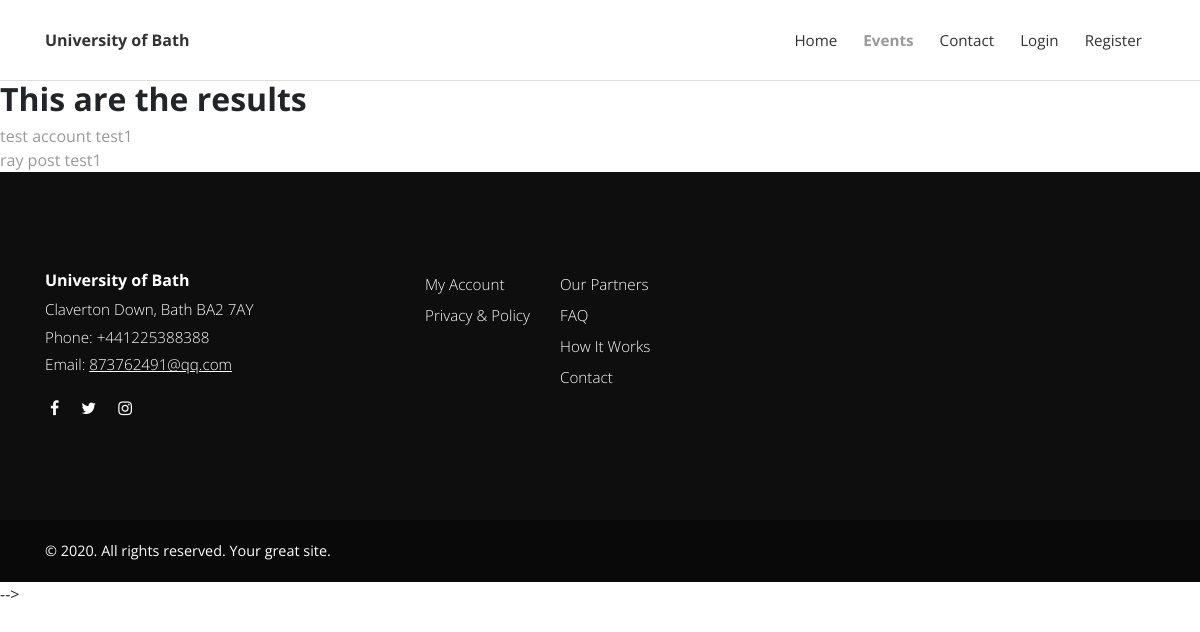
/search/, run on an earlier commit of the app's database.
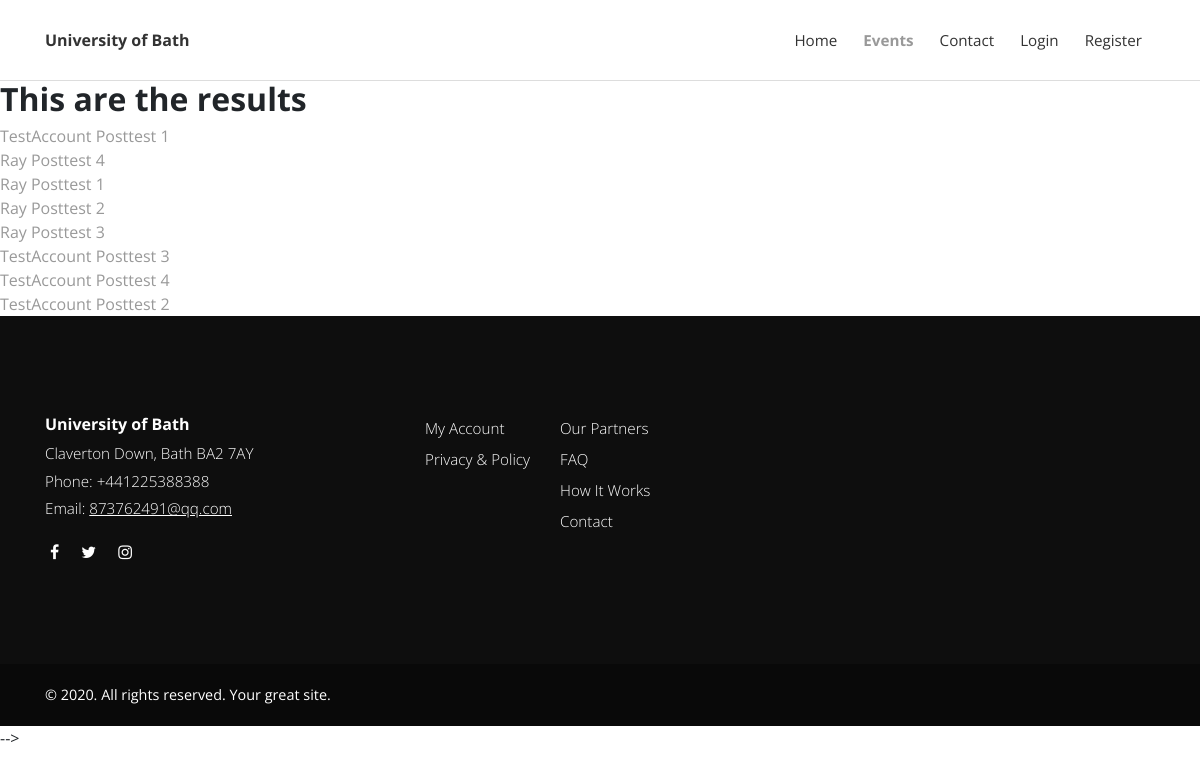
And on a later commit of the database.
### posts/models.py (models this page shows, shortened)
class Post(models.Model):
    categories = models.ManyToManyField(Category)
    title = models.CharField(max_length=100)
    overview = models.TextField()
    author = models.ForeignKey(Profile, on_delete=models.CASCADE)
    timestamp = models.DateTimeField(auto_now_add=True) # when it created
    comment_count = models.IntegerField(default=0)
    view_count = models.IntegerField(default=0)
    thumbnail = models.ImageField(default='default_thumbnail.jpeg')
    content = HTMLField()
    featured = models.BooleanField(default=True)
    previous_post = models.ForeignKey('self', related_name='previous', on_delete=models.SET_NULL, blank=True, null=True)
    next_post = models.ForeignKey('self', related_name='next', on_delete=models.SET_NULL, blank=True, null=True)
    def get_absolute_url(self):
        return reverse('post-detail', kwargs={
            'id': self.id
        })

### posts/views.py (the view)
# urls.py: path('search/', search, name='search'),
def search(request):
    queryset = Post.objects.all()
    query = request.GET.get('q')
    if query:
        queryset = queryset.filter(
            Q(title__icontains=query)|  # or
            Q(overview__icontains=query)
        ).distinct()  # if the same post, only get one
    context = {
        'queryset': queryset
    }
    return render(request, 'search_results.html', context)

### templates/search_results.html
{% extends "base.html"%}
{% load static %}
{% block content %}
<h2>This are the results</h2>
{% for post in queryset %}
<a href="{{post.get_absolute_url}}">{{post.title}}</a>
<br>
{% endfor %}
{% endblock %}

### templates/base.html (shortened to what this page needs)
<!DOCTYPE html>
<html>
{% include "head.html" %}
<body>
    {% include "header.html" %}
    {% block content %}
    {% endblock content %}
    {% include "footer.html" %}
    {% include "scripts.html" %}
</body>
</html>

### templates/head.html (shortened to what this page needs)
{% load static %}
<head>
    <link rel="stylesheet" href="{% static 'vendor/bootstrap/css/bootstrap.min.css' %}">
    <link rel="stylesheet" href="{% static 'vendor/font-awesome/css/font-awesome.min.css' %}">
    <link rel="stylesheet" href="{% static 'css/fontastic.css' %}">
    <link rel="stylesheet" href="{% static 'vendor/@fancyapps/fancybox/jquery.fancybox.min.css' %}">
    <link rel="stylesheet" href="{% static 'css/style.default.css' %}" id="theme-stylesheet">
    <link rel="stylesheet" href="{% static 'css/custom.css' %}">
    <link rel="stylesheet" href="{% static 'css/github.css' %}">
</head>

### templates/header.html (shortened to what this page needs)
    <header class="header">
      <nav class="navbar navbar-expand-lg">
        <div class="container">
          <div class="navbar-header d-flex align-items-center justify-content-between">
            <a href="{% url 'blog-home' %}" class="navbar-brand">University of Bath</a>
          </div>
          <div id="navbarcollapse" class="collapse navbar-collapse">
            <ul class="navbar-nav ml-auto">
              <li class="nav-item"><a href="{% url 'blog-home' %}" class="nav-link ">Home</a></li>
              <li class="nav-item"><a href="{% url 'post-list' %}" class="nav-link active ">Events</a></li>
              <li class="nav-item"><a href="{% url 'contact' %}" class="nav-link ">Contact</a></li>
              {% if user.is_authenticated %}
                <li class="nav-item"><a href="{% url 'post-create' %}" class="nav-link ">Post</a></li>
                <li class="nav-item"><a href="{% url 'profile' %}" class="nav-link ">Profile</a></li>
                <li class="nav-item"><a href="{% url 'logout' %}" class="nav-link ">Logout</a></li>
              {% else %}
                <li class="nav-item"><a href="{% url 'login' %}" class="nav-link ">Login</a></li>
                <li class="nav-item"><a href="{% url 'register' %}" class="nav-link ">Register</a></li>
              {% endif %}
            </ul>
          </div>
        </div>
      </nav>
    </header>

### templates/footer.html
{% load static %}
    <footer class="main-footer">
      <div class="container">
        <div class="row">
          <div class="col-md-4">
            <div class="logo">
              <h6 class="text-white">University of Bath</h6>
            </div>
            <div class="contact-details">
              <p>Claverton Down, Bath BA2 7AY</p>
              <p>Phone: +441225388388</p>
              <p>Email: <a href="mailto:873762491@qq.com">873762491@qq.com</a></p>
              <ul class="social-menu">
                <li class="list-inline-item"><a href="#"><i class="fa fa-facebook"></i></a></li>
                <li class="list-inline-item"><a href="#"><i class="fa fa-twitter"></i></a></li>
                <li class="list-inline-item"><a href="#"><i class="fa fa-instagram"></i></a></li>
              </ul>
            </div>
          </div>
          <div class="col-md-4">
            <div class="menus d-flex">
              <ul class="list-unstyled">
                <li> <a href="#">My Account</a></li>
                <li> <a href="#">Privacy &amp; Policy</a></li>
              </ul>
              <ul class="list-unstyled">
                <li> <a href="#">Our Partners</a></li>
                <li> <a href="#">FAQ</a></li>
                <li> <a href="#">How It Works</a></li>
                <li> <a href="#">Contact</a></li>
              </ul>
            </div>
          </div>
        </div>
      </div>
      <div class="copyrights">
        <div class="container">
          <div class="row">
            <div class="col-md-6">
              <p>&copy; 2020. All rights reserved. Your great site.</p>
            </div>
          </div>
        </div>
      </div>
    </footer>

### templates/scripts.html (shortened to what this page needs)
{% load static %}
-->

### static_in_env/css/style.default.css (style rules this page uses)
body { overflow-x: hidden; }
a, i, span { display: inline-block; text-decoration: none; -webkit-transition: all 0.3s; transition: all 0.3s; }
a i { -webkit-transition: none; transition: none; }
ul { margin: 0; padding: 0; }
.text-white { color: #fff; }
h1, h2, h3, h4, h5, h6 { margin-bottom: 15px; }
.navbar { background: #fff; padding-top: 20px !important; padding-bottom: 20px !important; z-index: 9998; border-bottom: 1px solid #ddd; }
.navbar .navbar-nav a.nav-link { color: #333; margin: 0 5px; font-weight: 400; font-size: 0.95em; }
.navbar .navbar-nav a.nav-link.active { color: #999; font-weight: bold; }
footer.main-footer { background: #0e0e0e; padding: 100px 0 0; color: #fff; }
footer.main-footer .contact-details p { font-weight: 300; color: #fff; margin-bottom: 5px; font-size: 0.95em; }
footer.main-footer .contact-details a { text-decoration: underline; margin-bottom: 0; }
footer.main-footer a { color: inherit; font-weight: 300; margin-bottom: 7px; }
footer.main-footer ul { margin-right: 30px; }
footer.main-footer .list-unstyled a { font-size: 0.95em; }
footer.main-footer .copyrights { background: #090909; margin-top: 100px; padding: 20px 0; font-size: 0.9em; }
footer.main-footer .copyrights * { margin-bottom: 0; }
footer.main-footer .social-menu { margin-top: 20px; }
footer.main-footer .social-menu li { padding: 0 5px; }
.navbar { padding: 0.5rem 1rem; }
.navbar-brand { display: inline-block; padding-top: 0.5rem; padding-bottom: 0.5rem; margin-right: 1rem; font-size: 1rem; color: #333; font-weight: bold; }
body { font-family: "Open Sans", sans-serif; font-size: 1rem; font-weight: normal; line-height: 1.5; color: #212529; background-color: #fff; }
a { color: #999; text-decoration: none; }
h1, h2, h3, h4, h5, h6, .h1, .h2, .h3, .h4, .h5, .h6 { margin-bottom: 0.5rem; font-family: inherit; font-weight: 700; line-height: 1.1; color: inherit; }
h2, .h2 { font-size: 2rem; }
h6, .h6 { font-size: 1rem; }

What changed in the data, as far as the page shows it:
changed Post: title "test account test1" → "TestAccount Posttest 1"
changed Post: title "ray post test1" → "Ray Posttest 4"
added Post: title "Ray Posttest 1"
added Post: title "Ray Posttest 2"
added Post: title "Ray Posttest 3"
added Post: title "TestAccount Posttest 3"
added Post: title "TestAccount Posttest 4"
added Post: title "TestAccount Posttest 2"
